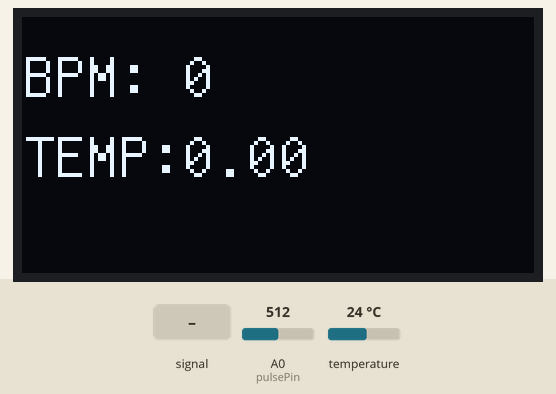
This sketch was run on a simulated Arduino Uno, built with avr-gcc and run on an emulated ATmega328P. Shown: 128×64 one-colour display. The test bench sets the inputs (shaded band); at power-on: temperature 24 °C, A0 (pulsePin) = 512. The modem accepts every AT command (registered, SIM ready, sends succeed) and sends nothing else; what the sketch prints to the serial monitor is not drawn.

Above: at 1.2 s.
1.3 s: A0 (pulsePin) fed a 200 Hz sine of ±81 counts around its level
At 4.2 s:
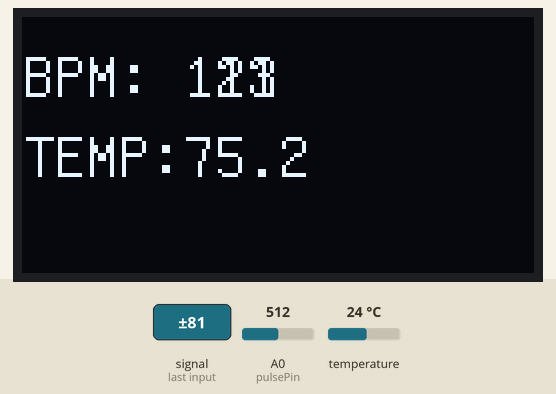
4.3 s: temperature set to 33 °C
At 7.0 s:
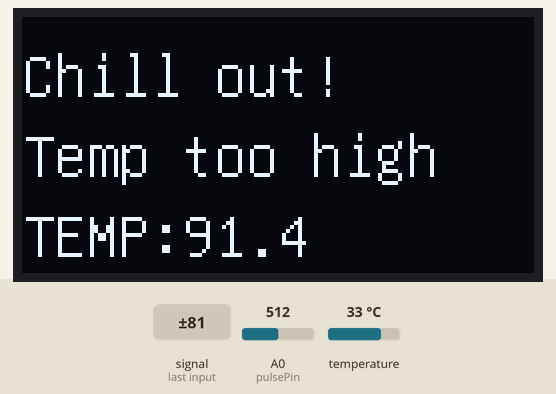
Timing chart, 0 to 8.5 s (numbered marks = the images above; inputs shaded):
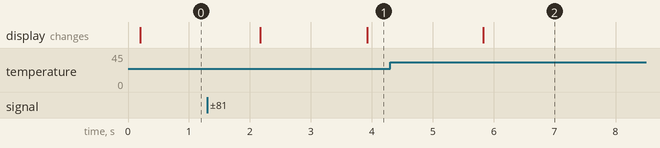

The sketch:

ArduinoHealthMonitorWithGSM.ino
```cpp
// Add these libraries in your Arduino libraries folder
#include <U8glib.h>
#include <OneWire.h>
#include <DallasTemperature.h>
#include <SoftwareSerial.h>
#include<Wire.h>
//#include <GPRS_Shield_Arduino.h>
//#include <sim900.h>

U8GLIB_SH1106_128X64 u8g(12, 11, 8, 9, 10); // (D0, D1, CS, DC, RES)

SoftwareSerial Genotronex(3, 4); // RX, TX - For Bluetooth
SoftwareSerial gsm(5,6); // RX, TX - For GSM Module

//If GSM library is used (Otherwise use AT commands)
/*int rx = 5;
int tx = 6;
char PhoneNum[] = "7092345559";
char message1[] = "Woah chill out";
char message2[] = "Woah peace out";
int br = 9600;
GPRS gsm(rx,tx,br);*/

//Variables for pulse sensing
int pulsePin = 0;                 // Pulse Sensor purple wire connected to analog pin 0
volatile int BPM;                   // int that holds raw Analog in 0. updated every 2mS
volatile int Signal;                // holds the incoming raw data
volatile int IBI = 600;             // int that holds the time interval between beats! Must be seeded!
volatile boolean Pulse = false;     // "True" when User's live heartbeat is detected. "False" when not a "live beat".
volatile boolean QS = false;        // becomes true when Arduoino finds a beat.

//For temperature sensor
OneWire oneWire(7);
DallasTemperature sensors(&oneWire);
float t = 0;

int flag = 0;

void setup()
{
  Serial.begin(115200);// we agree to talk fast!
  gsm.begin(9600);
  //If gsm library is used
  /*while (!gsm.init())
  {
    delay(500);
    Serial.println("GPS not connected");
  }*/
  Serial.println("GPS connected");
  u8g.setFont(u8g_font_unifont); //Sets font for the OLED.
  u8g.setColorIndex(1); //Instructs the display to draw with a pixel on.
  sensors.begin(); // Start up the temperature sensor library.
  interruptSetup();// Sets up to read Pulse Sensor signal every 2mS
  Genotronex.begin(38400);
}


//  Where the Magic Happens
void loop()
{
  Serial.println(flag);
  if (QS == true)
  {
    //  A Heartbeat Was Found.
    sensors.requestTemperatures(); // Send the command to get temperature.
    t = sensors.getTempCByIndex(0); // Gets temperature in deg C.
    t = (t*1.8)+32; // Converts temperature fron C to F.
    serialOutputWhenBeatHappens(); // A Beat Happened, Output that to serial.
    QS = false;                      // Reset the Quantified Self flag for next time.
  }

  if (t > 89) //Set any temperature for demonstration (but above 98 F is considered fever).
  {
    u8g.firstPage();
    do
    {
      draw2(); // Prints warning on OLED screen.
    }
    while( u8g.nextPage() );
    if (flag == 0)
    {
      //Send emergency messagase to choosen number/numbers.
      gsm.println("AT+CMGF=1");    //Sets the GSM Module in Text Mode.
      delay(1000);  // Delay of 1 second.
      gsm.println("AT+CMGS=\"+917092345559\"\r"); // Replace with mobile number.
      delay(1000);
      gsm.println("Chill out");// The SMS text you want to send.
      delay(100);
      gsm.println((char)26);// ASCII code of CTRL+Z.
      delay(1000);
      //If using GSM library.
      /*gsm.sendSMS(PhoneNum, message1);*/
      Serial.println("Sending message");
    }
    flag = 1;
  }

  else if (BPM > 300) //Set any BPM for demonstration (but above 100BPM is considered too fast).
  {

    u8g.firstPage();
    do
    {
      draw3(); //Prints warning on OLED.
    }
    while( u8g.nextPage() );
    if (flag == 0);
    {
      //Send emergency messagase to choosen number/numbers.
      gsm.println("AT+CMGF=1");    //Sets the GSM Module in Text Mode.
      delay(1000);  // Delay of 1 second.
      gsm.println("AT+CMGS=\"+917092345559\"\r"); // Replace with mobile number.
      delay(1000);
      gsm.println("Peace out");// The SMS text you want to send.
      delay(100);
      gsm.println((char)26);// ASCII code of CTRL+Z.
      delay(1000);
      //If using GSM library
      /*gsm.sendSMS(PhoneNum, message2);*/
      Serial.println("Sending message");
    }
    flag = 1;
  }
  else
  {
    flag = 0;
    u8g.firstPage();
    do
    {
      draw(); //Prints BPM and Temperature on screen.
    }
    while( u8g.nextPage() );
   }
  delay(800); //Take a break.
}
```

AllSerialHandling.ino
```cpp
//  Decides How To OutPut BPM
void serialOutputWhenBeatHappens()
{
    //For Serial Monitor
    Serial.print("*** Heart-Beat Happened *** ");
    Serial.print("BPM: ");
    Serial.println(BPM);
    Serial.print("Temperature is: ");
    Serial.println(t);
    //For Mobile App
    char a[4];
    char b[4];
    String str1;
    String str2;
    str1=String(BPM);
    str2=String(t);
    str1.toCharArray(b,4);
    str2.toCharArray(a,5);
    Genotronex.print(a);
    Genotronex.print("|");
    Genotronex.print(b);
    Genotronex.println("|");
}

void draw() //For OLED
{
  char a[4];
  char b[4];
  String str1;
  String str2;
  str1=String(BPM);
  str2=String(t);
  str1.toCharArray(b,4);
  str2.toCharArray(a,5);
  u8g.drawStr( 0, 20, "BPM:");
  u8g.drawStr( 40, 20, b);
  u8g.drawStr( 0, 40, "TEMP:");
  u8g.drawStr( 40, 40, a);
}

void draw2() //For high temperature warning.
{
  u8g.drawStr( 0, 20, "Chill out!");
  u8g.drawStr( 0, 40, "Temp too high");
  char a[4];
  String str2;
  str2=String(t);
  str2.toCharArray(a,5);
  u8g.drawStr( 0, 60, "TEMP:");
  u8g.drawStr( 40, 60, a);
}

void draw3() //For high BPM warning.
{
  u8g.drawStr( 0, 20, "Peace out");
  u8g.drawStr( 0, 40, "HR too high");
  char b[4];
  String str1;
  str1.toCharArray(b,4);
  u8g.drawStr( 0, 60, "BPM:");
  u8g.drawStr( 40, 60, b);
}
```

Interrupt.ino
```cpp
volatile int rate[10];                    // array to hold last ten IBI values
volatile unsigned long sampleCounter = 0;          // used to determine pulse timing
volatile unsigned long lastBeatTime = 0;           // used to find IBI
volatile int P =512;                      // used to find peak in pulse wave, seeded
volatile int T = 512;                     // used to find trough in pulse wave, seeded
volatile int thresh = 525;                // used to find instant moment of heart beat, seeded
volatile int amp = 100;                   // used to hold amplitude of pulse waveform, seeded
volatile boolean firstBeat = true;        // used to seed rate array so we startup with reasonable BPM
volatile boolean secondBeat = false;      // used to seed rate array so we startup with reasonable BPM


void interruptSetup(){
  // Initializes Timer2 to throw an interrupt every 2mS.
  TCCR2A = 0x02;     // DISABLE PWM ON DIGITAL PINS 3 AND 11, AND GO INTO CTC MODE
  TCCR2B = 0x06;     // DON'T FORCE COMPARE, 256 PRESCALER
  OCR2A = 0X7C;      // SET THE TOP OF THE COUNT TO 124 FOR 500Hz SAMPLE RATE
  TIMSK2 = 0x02;     // ENABLE INTERRUPT ON MATCH BETWEEN TIMER2 AND OCR2A
  sei();             // MAKE SURE GLOBAL INTERRUPTS ARE ENABLED
}


// THIS IS THE TIMER 2 INTERRUPT SERVICE ROUTINE.
// Timer 2 makes sure that we take a reading every 2 miliseconds
ISR(TIMER2_COMPA_vect){                         // triggered when Timer2 counts to 124
  cli();                                      // disable interrupts while we do this
  Signal = analogRead(pulsePin);              // read the Pulse Sensor
  sampleCounter += 2;                         // keep track of the time in mS with this variable
  int N = sampleCounter - lastBeatTime;       // monitor the time since the last beat to avoid noise

    //  find the peak and trough of the pulse wave
  if(Signal < thresh && N > (IBI/5)*3){       // avoid dichrotic noise by waiting 3/5 of last IBI
    if (Signal < T){                        // T is the trough
      T = Signal;                         // keep track of lowest point in pulse wave
    }
  }

  if(Signal > thresh && Signal > P){          // thresh condition helps avoid noise
    P = Signal;                             // P is the peak
  }                                        // keep track of highest point in pulse wave

  //  NOW IT'S TIME TO LOOK FOR THE HEART BEAT
  // signal surges up in value every time there is a pulse
  if (N > 250){                                   // avoid high frequency noise
    if ( (Signal > thresh) && (Pulse == false) && (N > (IBI/5)*3) ){
      Pulse = true;                               // set the Pulse flag when we think there is a pulse
//      digitalWrite(blinkPin,HIGH);                // turn on pin 13 LED
      IBI = sampleCounter - lastBeatTime;         // measure time between beats in mS
      lastBeatTime = sampleCounter;               // keep track of time for next pulse

      if(secondBeat){                        // if this is the second beat, if secondBeat == TRUE
        secondBeat = false;                  // clear secondBeat flag
        for(int i=0; i<=9; i++){             // seed the running total to get a realisitic BPM at startup
          rate[i] = IBI;
        }
      }

      if(firstBeat){                         // if it's the first time we found a beat, if firstBeat == TRUE
        firstBeat = false;                   // clear firstBeat flag
        secondBeat = true;                   // set the second beat flag
        sei();                               // enable interrupts again
        return;                              // IBI value is unreliable so discard it
      }


      // keep a running total of the last 10 IBI values
      word runningTotal = 0;                  // clear the runningTotal variable

      for(int i=0; i<=8; i++){                // shift data in the rate array
        rate[i] = rate[i+1];                  // and drop the oldest IBI value
        runningTotal += rate[i];              // add up the 9 oldest IBI values
      }

      rate[9] = IBI;                          // add the latest IBI to the rate array
      runningTotal += rate[9];                // add the latest IBI to runningTotal
      runningTotal /= 10;                     // average the last 10 IBI values
      BPM = 60000/runningTotal;               // how many beats can fit into a minute? that's BPM!
      QS = true;                              // set Quantified Self flag
      // QS FLAG IS NOT CLEARED INSIDE THIS ISR
    }
  }

  if (Signal < thresh && Pulse == true){   // when the values are going down, the beat is over
//    digitalWrite(blinkPin,LOW);            // turn off pin 13 LED
    Pulse = false;                         // reset the Pulse flag so we can do it again
    amp = P - T;                           // get amplitude of the pulse wave
    thresh = amp/2 + T;                    // set thresh at 50% of the amplitude
    P = thresh;                            // reset these for next time
    T = thresh;
  }

  if (N > 2500){                           // if 2.5 seconds go by without a beat
    thresh = 512;                          // set thresh default
    P = 512;                               // set P default
    T = 512;                               // set T default
    lastBeatTime = sampleCounter;          // bring the lastBeatTime up to date
    firstBeat = true;                      // set these to avoid noise
    secondBeat = false;                    // when we get the heartbeat back
  }

  sei();                                   // enable interrupts when youre done!
}// end isr
```

Timer_Interrupt_Notes.ino
```cpp
/*
  These notes put together by Joel Murphy for Pulse Sensor Amped, Winter 2015

  The code that this section is attached to uses a timer interrupt
  to sample the Pulse Sensor with consistent and regular timing.
  The code is setup to read Pulse Sensor signal at 500Hz (every 2mS).
  The reasoning for this can be found here:
  http://pulsesensor.com/pages/pulse-sensor-amped-arduino-v1dot1

  There are issues with using different timers to control the Pulse Sensor sample rate.
  Sometimes, user will need to switch timers for access to other code libraries.
  Also, some other hardware may have different timer setup requirements. This page
  will cover those different needs and reveal the necessary settings. There are two
  part of the code that will be discussed. The interruptSetup() routine, and
  the interrupt function call. Depending on your needs, or the Arduino variant that you use,
  check below for the correct settings.


  ******************************************************************************************
  ARDUINO UNO, Pro 328-5V/16MHZ, Pro-Mini 328-5V/16MHz (or any board with ATmega328P running at 16MHz)

 >> Timer2

    Pulse Sensor Arduino UNO uses Timer2 by default.
    Use of Timer2 interferes with PWM on pins 3 and 11.
    There is also a conflict with the Tone library, so if you want tones, use Timer1 below.

      void interruptSetup(){
        // Initializes Timer2 to throw an interrupt every 2mS.
        TCCR2A = 0x02;     // DISABLE PWM ON DIGITAL PINS 3 AND 11, AND GO INTO CTC MODE
        TCCR2B = 0x06;     // DON'T FORCE COMPARE, 256 PRESCALER
        OCR2A = 0X7C;      // SET THE TOP OF THE COUNT TO 124 FOR 500Hz SAMPLE RATE
        TIMSK2 = 0x02;     // ENABLE INTERRUPT ON MATCH BETWEEN TIMER2 AND OCR2A
        sei();             // MAKE SURE GLOBAL INTERRUPTS ARE ENABLED
      }

    use the following interrupt vector with Timer2

      ISR(TIMER2_COMPA_vect)

 >> Timer1

    Use of Timer1 interferes with PWM on pins 9 and 10.
    The Servo library also uses Timer1, so if you want servos, use Timer2 above.

      void interruptSetup(){
        // Initializes Timer1 to throw an interrupt every 2mS.
        TCCR1A = 0x00; // DISABLE OUTPUTS AND PWM ON DIGITAL PINS 9 & 10
        TCCR1B = 0x11; // GO INTO 'PHASE AND FREQUENCY CORRECT' MODE, NO PRESCALER
        TCCR1C = 0x00; // DON'T FORCE COMPARE
        TIMSK1 = 0x01; // ENABLE OVERFLOW INTERRUPT (TOIE1)
        ICR1 = 16000;  // TRIGGER TIMER INTERRUPT EVERY 2mS
        sei();         // MAKE SURE GLOBAL INTERRUPTS ARE ENABLED
      }

    Use the following ISR vector for the Timer1 setup above

      ISR(TIMER1_OVF_vect)

 >> Timer0

    DON'T USE TIMER0! Timer0 is used for counting delay(), millis(), and micros().
                      Messing with Timer0 is highly unadvised!

  ******************************************************************************************
  ARDUINO Fio, Lilypad, ProMini328-3V/8MHz (or any board with ATmega328P running at 8MHz)

  >> Timer2

    Pulse Sensor Arduino UNO uses Timer2 by default.
    Use of Timer2 interferes with PWM on pins 3 and 11.
    There is also a conflict with the Tone library, so if you want tones, use Timer1 below.

      void interruptSetup(){
        // Initializes Timer2 to throw an interrupt every 2mS.
        TCCR2A = 0x02;     // DISABLE PWM ON DIGITAL PINS 3 AND 11, AND GO INTO CTC MODE
        TCCR2B = 0x05;     // DON'T FORCE COMPARE, 128 PRESCALER
        OCR2A = 0X7C;      // SET THE TOP OF THE COUNT TO 124 FOR 500Hz SAMPLE RATE
        TIMSK2 = 0x02;     // ENABLE INTERRUPT ON MATCH BETWEEN TIMER2 AND OCR2A
        sei();             // MAKE SURE GLOBAL INTERRUPTS ARE ENABLED
      }

    use the following interrupt vector with Timer2

      ISR(TIMER2_COMPA_vect)

 >> Timer1

    Use of Timer1 interferes with PWM on pins 9 and 10.
    The Servo library also uses Timer1, so if you want servos, use Timer2 above.

      void interruptSetup(){
        // Initializes Timer1 to throw an interrupt every 2mS.
        TCCR1A = 0x00; // DISABLE OUTPUTS AND PWM ON DIGITAL PINS 9 & 10
        TCCR1B = 0x11; // GO INTO 'PHASE AND FREQUENCY CORRECT' MODE, NO PRESCALER
        TCCR1C = 0x00; // DON'T FORCE COMPARE
        TIMSK1 = 0x01; // ENABLE OVERFLOW INTERRUPT (TOIE1)
        ICR1 = 8000;  // TRIGGER TIMER INTERRUPT EVERY 2mS
        sei();         // MAKE SURE GLOBAL INTERRUPTS ARE ENABLED
      }

    Use the following ISR vector for the Timer1 setup above

      ISR(TIMER1_OVF_vect)

 >> Timer0

    DON'T USE TIMER0! Timer0 is used for counting delay(), millis(), and micros().
                      Messing with Timer0 is highly unadvised!


  ******************************************************************************************
  ARDUINO Leonardo (or any board with ATmega32u4 running at 16MHz)

  >> Timer1

    Use of Timer1 interferes with PWM on pins 9 and 10.

      void interruptSetup(){
          TCCR1A = 0x00;
          TCCR1B = 0x0C; // prescaler = 256
          OCR1A = 0x7C;  // count to 124
          TIMSK1 = 0x02;
          sei();
      }

  The only other thing you will need is the correct ISR vector in the next step.

      ISR(TIMER1_COMPA_vect)


  ******************************************************************************************
  ARDUINO Flora, Fio v3 (or any other board with ATmega32u4 running at 8MHz)

  >> Timer1

    Use of Timer1 interferes with PWM on pins 9 and 10.

      void interruptSetup(){
          TCCR1A = 0x00;
          TCCR1B = 0x0C; // prescaler = 256
          OCR1A = 0x3E;  // count to 62
          TIMSK1 = 0x02;
          sei();
      }

  The only other thing you will need is the correct ISR vector in the next step.

      ISR(TIMER1_COMPA_vect)

  ******************************************************************************************


  ******************************************************************************************


  ******************************************************************************************


  ******************************************************************************************


  ******************************************************************************************


  ******************************************************************************************


  ******************************************************************************************


  ******************************************************************************************


*/
```

Measured:
- after the input at 1.3 s, the display: first changes after 0.87 s (image 1 shows a later state)
- after the input at 4.3 s, the display: changes after 1.5 s (image 2)
